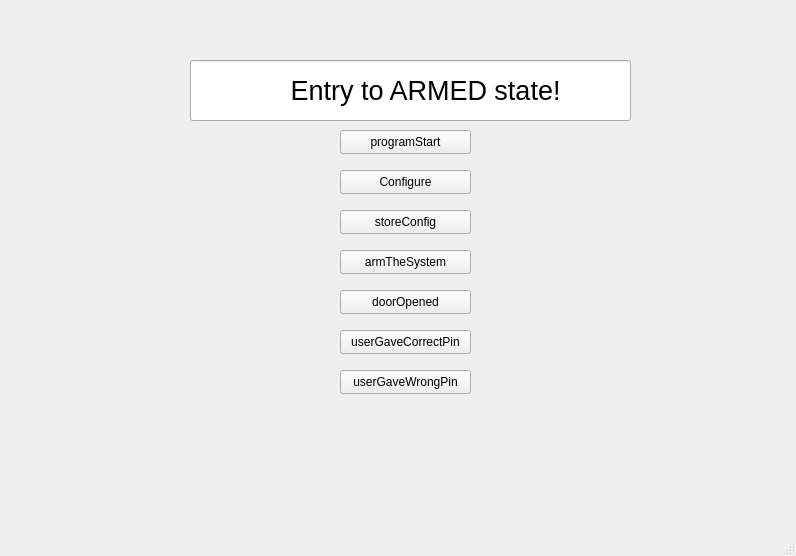
<?xml version="1.0" encoding="UTF-8"?>
<ui version="4.0">
 <class>MainWindow</class>
 <widget class="QMainWindow" name="MainWindow">
  <property name="geometry">
   <rect>
    <x>0</x>
    <y>0</y>
    <width>796</width>
    <height>556</height>
   </rect>
  </property>
  <property name="windowTitle">
   <string>MainWindow</string>
  </property>
  <widget class="QWidget" name="centralwidget">
   <widget class="QLineEdit" name="label">
    <property name="geometry">
     <rect>
      <x>190</x>
      <y>60</y>
      <width>441</width>
      <height>61</height>
     </rect>
    </property>
    <property name="font">
     <font>
      <pointsize>20</pointsize>
     </font>
    </property>
    <property name="text">
     <string>             Entry to ARMED state!</string>
    </property>
   </widget>
   <widget class="QPushButton" name="programStart">
    <property name="geometry">
     <rect>
      <x>340</x>
      <y>130</y>
      <width>131</width>
      <height>24</height>
     </rect>
    </property>
    <property name="text">
     <string>programStart</string>
    </property>
   </widget>
   <widget class="QPushButton" name="configure">
    <property name="geometry">
     <rect>
      <x>340</x>
      <y>170</y>
      <width>131</width>
      <height>24</height>
     </rect>
    </property>
    <property name="text">
     <string>Configure</string>
    </property>
   </widget>
   <widget class="QPushButton" name="storeConfig">
    <property name="geometry">
     <rect>
      <x>340</x>
      <y>210</y>
      <width>131</width>
      <height>24</height>
     </rect>
    </property>
    <property name="text">
     <string>storeConfig</string>
    </property>
   </widget>
   <widget class="QPushButton" name="armTheSystem">
    <property name="geometry">
     <rect>
      <x>340</x>
      <y>250</y>
      <width>131</width>
      <height>24</height>
     </rect>
    </property>
    <property name="text">
     <string>armTheSystem</string>
    </property>
   </widget>
   <widget class="QPushButton" name="doorOpened">
    <property name="geometry">
     <rect>
      <x>340</x>
      <y>290</y>
      <width>131</width>
      <height>24</height>
     </rect>
    </property>
    <property name="text">
     <string>doorOpened</string>
    </property>
   </widget>
   <widget class="QPushButton" name="userGaveCorrectPin">
    <property name="geometry">
     <rect>
      <x>340</x>
      <y>330</y>
      <width>131</width>
      <height>24</height>
     </rect>
    </property>
    <property name="text">
     <string>userGaveCorrectPin</string>
    </property>
   </widget>
   <widget class="QPushButton" name="userGaveWrongPin">
    <property name="geometry">
     <rect>
      <x>340</x>
      <y>370</y>
      <width>131</width>
      <height>24</height>
     </rect>
    </property>
    <property name="text">
     <string>userGaveWrongPin</string>
    </property>
   </widget>
  </widget>
  <widget class="QMenuBar" name="menubar">
   <property name="geometry">
    <rect>
     <x>0</x>
     <y>0</y>
     <width>796</width>
     <height>21</height>
    </rect>
   </property>
  </widget>
  <widget class="QStatusBar" name="statusbar"/>
 </widget>
 <resources/>
 <connections/>
</ui>
